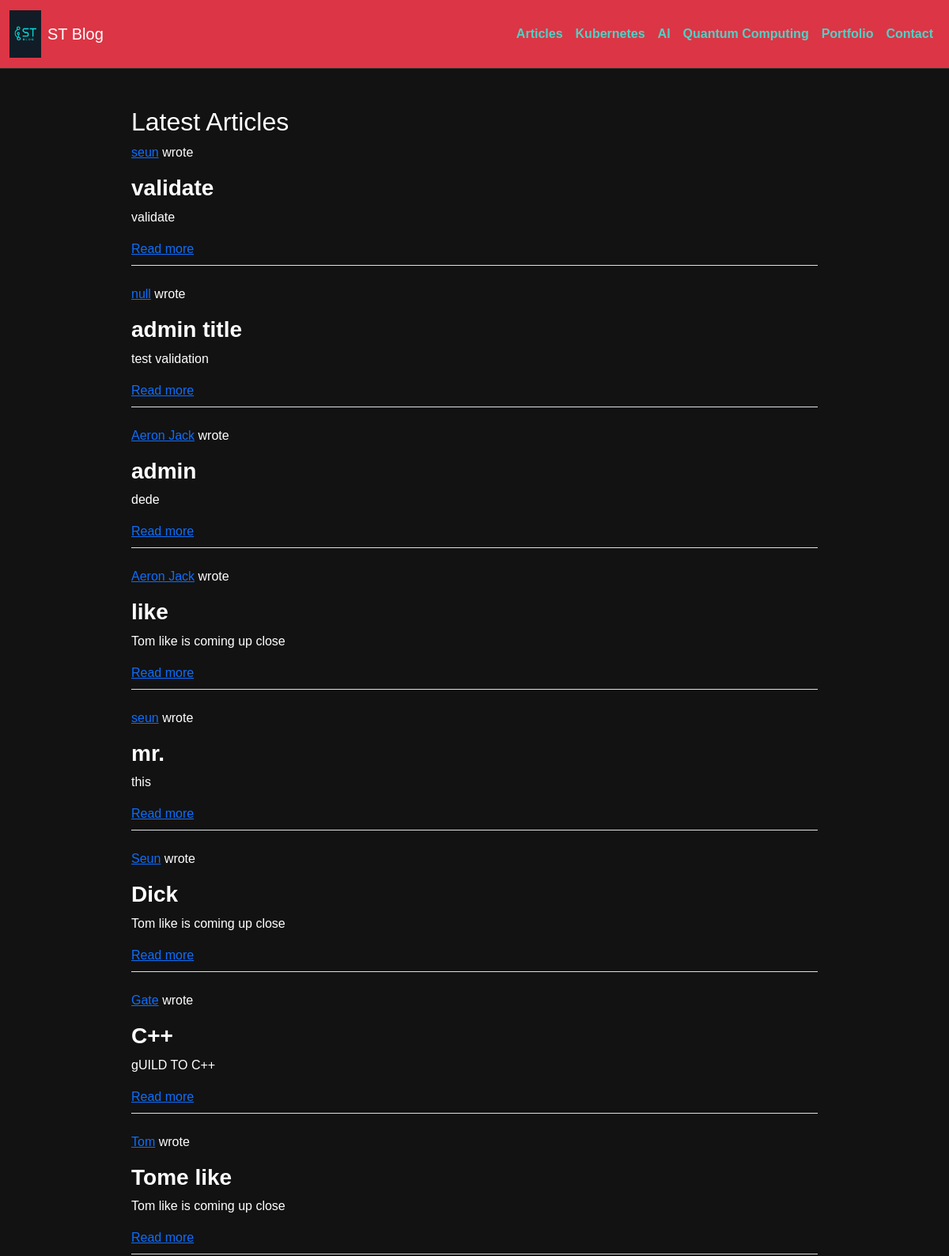
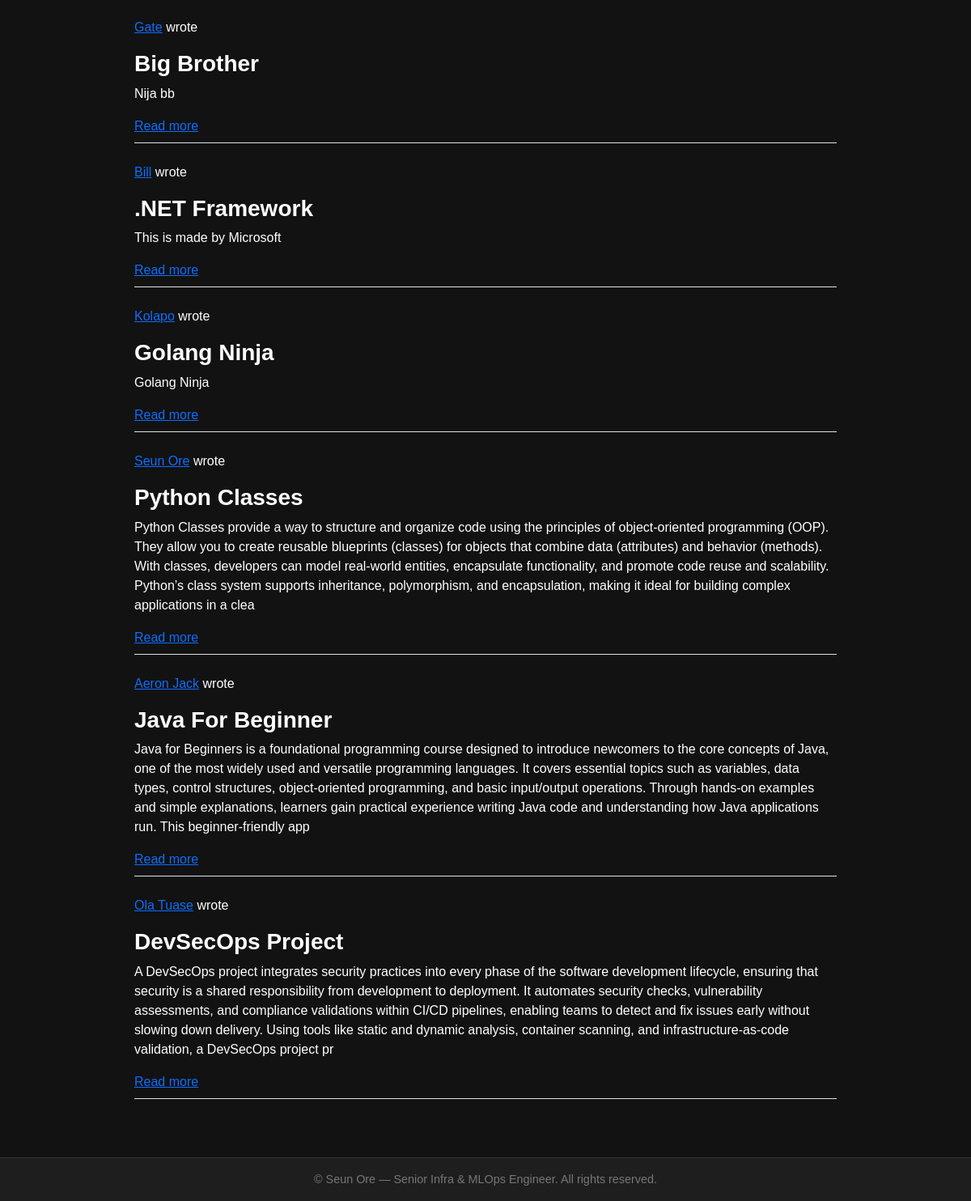
The app's page /, older data (2 pictures, top to bottom).
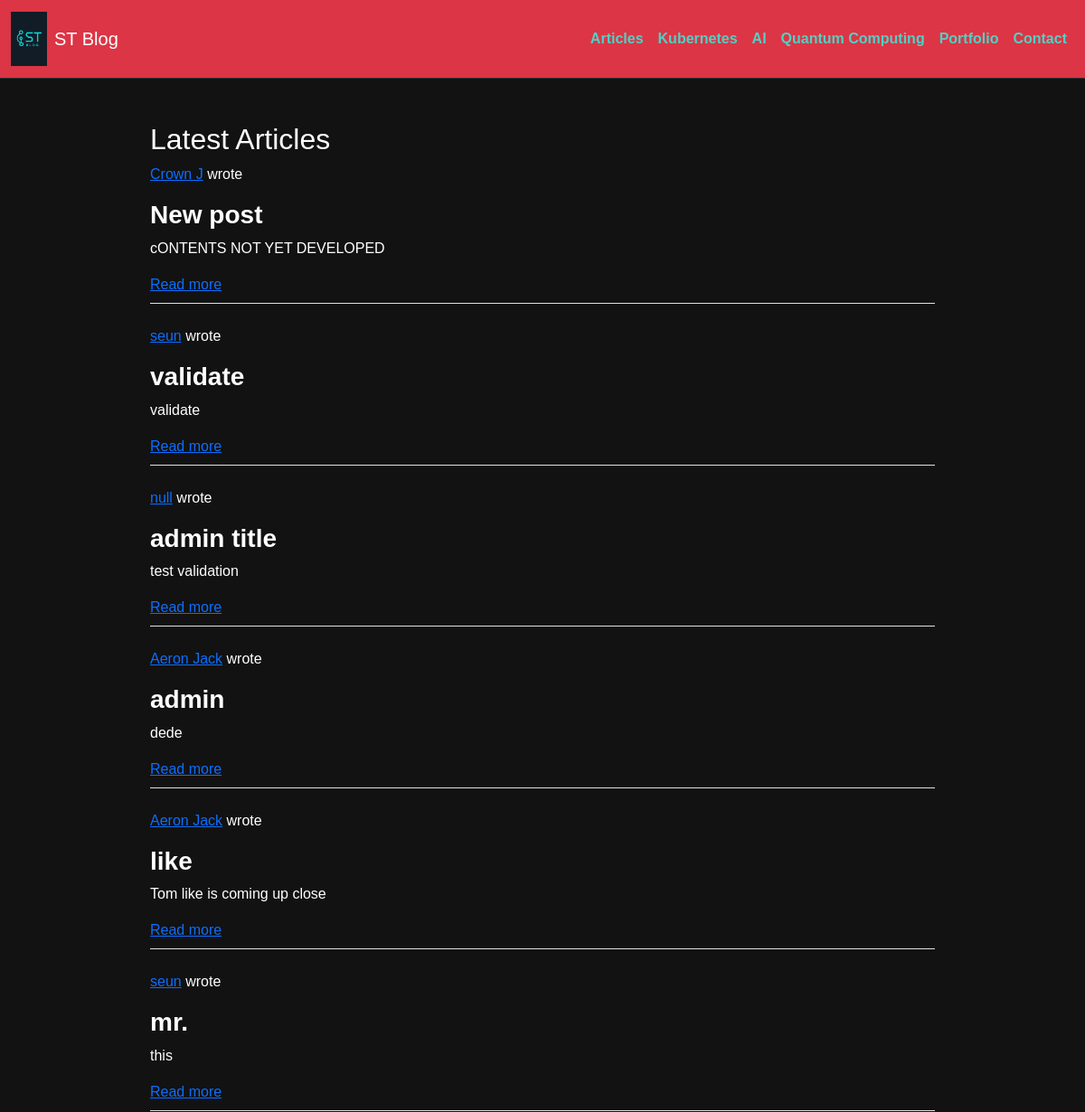
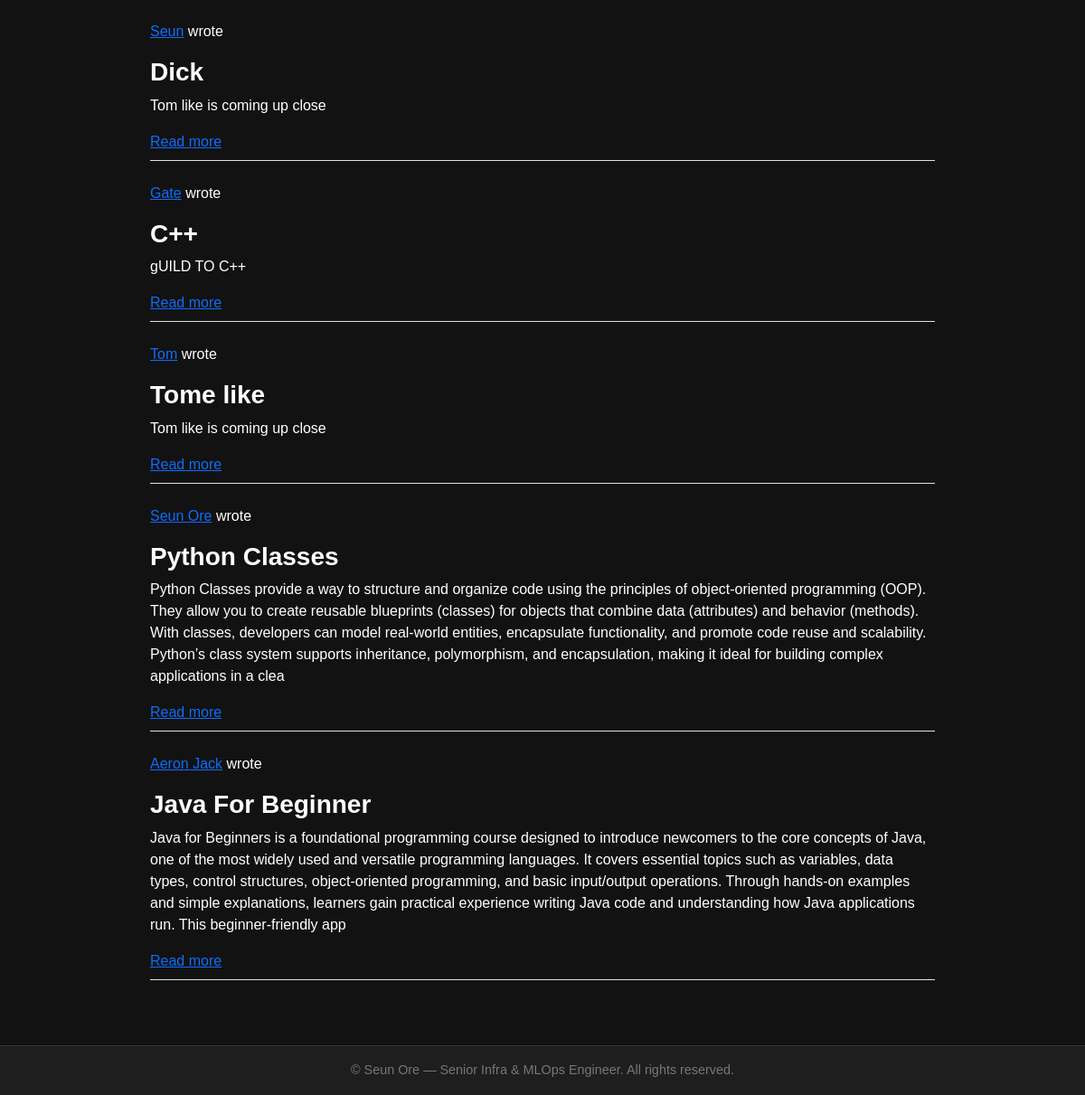
The same page, newer data (2 pictures, top to bottom).
### api/models.py (models this page shows)
class Api(models.Model):
    title = models.CharField(max_length=100)
    contents = models.TextField(max_length=500)
    price = models.DecimalField(max_digits=10, decimal_places=2, default=0.00)
    date_created = models.DateTimeField(auto_now_add=True)
    author = models.CharField(max_length=50, default='Anonymous')
    description = models.TextField(blank=True, null=True)

### api/views.py (the view)
# urls.py: path('', home, name='home'),  # This will serve the index.html at the root URL
def home(request):
    posts = Api.objects.all().order_by('-id')  # newest first
    return render(request, 'index.html', {'title': 'ST Blog - Home', 'posts': posts})

### api/templates/index.html (shortened to what this page needs)
{% extends "base-page.html" %}
{% block content %}
  <h2>Latest Articles</h2>
  {% for post in posts %}
    <div class="mb-4 pb-2 border-bottom">
      <p>
        <a href="{% url 'about_me' %}">{{ post.author }}</a> wrote
      </p>
      <h3><strong>{{ post.title }}</strong></h3>
      <p class="mt-2">{{ post.contents|truncatewords:100 }}</p>
      <a href="{% url 'post_details' post.id %}">Read more</a>
    </div>
  {% empty %}
    <p>No articles available.</p>
  {% endfor %}
{% endblock %}

### api/templates/base-page.html (shortened to what this page needs)
{% load static %}
<!DOCTYPE html>
<html lang="en">
<head>
  <link href="https://cdn.jsdelivr.net/npm/bootstrap@5.3.2/dist/css/bootstrap.min.css" rel="stylesheet">
</head>
<body>
  <header>
    <nav class="navbar navbar-expand-lg navbar-dark bg-danger">
      <div class="container-fluid">
        <a class="navbar-brand d-flex align-items-center ms-0" href="{% url 'home' %}">
          <img src="{% static 'images/logo.png' %}" alt="Logo" height="60" class="me-2">
          ST Blog
        </a>
        <div class="collapse navbar-collapse" id="navbarNav">
          <ul class="navbar-nav ms-auto">
            <li class="nav-item"><a class="nav-link" href="{% url 'list_all_posts' %}">Articles</a></li>
            <li class="nav-item"><a class="nav-link" href="#">Kubernetes</a></li>
            <li class="nav-item"><a class="nav-link" href="#">AI</a></li>
            <li class="nav-item"><a class="nav-link" href="#">Quantum Computing</a></li>
            <li class="nav-item"><a class="nav-link" href="{% url 'portfolio' %}">Portfolio</a></li>
            <li class="nav-item"><a class="nav-link" href="{% url 'about_me' %}">Contact</a></li>
          </ul>
        </div>
      </div>
    </nav>
  </header>
  <main>
    {% block content %}{% endblock %}
  </main>
  <footer>
    &copy; {{ now|date:"Y" }} Seun Ore — Senior Infra & MLOps Engineer. All rights reserved.
  </footer>
</body>
</html>

### api/templates/base-page.html (style rules this page uses)
body { margin: 0; padding: 0; background-color: #121212; color: #ffffff; font-family: Arial, sans-serif; }
header { background-color: #1e1e1e; border-bottom: 1px solid #333; }
.navbar-dark .navbar-nav .nav-link { color: #4fd1c5; font-weight: bold; }
main { max-width: 900px; margin: 2rem auto; padding: 1rem; }
footer { background-color: #1e1e1e; padding: 1rem; text-align: center; border-top: 1px solid #333; color: #777; font-size: 0.9rem; }

Row changes from the older to the newer data that the page shows:
removed Api: author "Gate", title "Big Brother", contents "Nija bb"
removed Api: author "Bill", title ".NET Framework", contents "This is made by Microsoft"
removed Api: author "Kolapo", title "Golang Ninja", contents "Golang Ninja"
removed Api: author "Ola Tuase", title "DevSecOps Project", contents "A DevSecOps project integrates security practices into every phase of the software development lifecycle, ensuring that security is a shared responsibility from development to deployment. It automates security checks, vulnerability assessments, and compliance validations within CI/CD pipelines, enabling teams to detect and fix issues early without slowing down delivery. Using tools like static and dynamic analysis, container scanning, and infrastructure-as-code validation, a DevSecOps project pr"
added Api: author "Crown J", title "New post", contents "cONTENTS NOT YET DEVELOPED"
